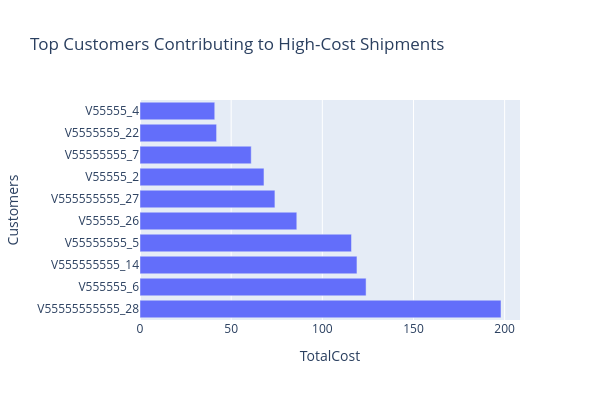

The cell this chart's notebook holds for it:
### Code cell
customer_outliers = outliers.groupby("Customers")["TotalCost"].count().sort_values(ascending=False)
print(customer_outliers.head(10))
# Visualization
import plotly.express as px
top_customers = customer_outliers.head(10).reset_index()

fig = px.bar(
    top_customers,
    x="TotalCost",     
    y="Customers",
    orientation='h',
    title="Top Customers Contributing to High-Cost Shipments"
)
fig.update_layout(width=600, height=400)
fig.show()

### Figure 1 — Plotly figure (JSON) as saved in the notebook; plotly's stock layout.template omitted (floating-point values rounded to 4 significant figures)
{"data": [{"alignmentgroup": "True", "hovertemplate": "TotalCost=%{x}<br>Customers=%{y}<extra></extra>", "legendgroup": "", "marker": {"color": "#636efa", "pattern": {"shape": ""}}, "name": "", "offsetgroup": "", "orientation": "h", "showlegend": false, "textposition": "auto", "type": "bar", "x": [198, 124, 119, 116, 86, 74, 68, 61, 42, 41], "xaxis": "x", "y": ["V55555555555_28", "V555555_6", "V555555555_14", "V55555555_5", "V55555_26", "V555555555_27", "V55555_2", "V55555555_7", "V5555555_22", "V55555_4"], "yaxis": "y"}], "layout": {"barmode": "relative", "height": 400, "legend": {"tracegroupgap": 0}, "title": {"text": "Top Customers Contributing to High-Cost Shipments"}, "width": 600, "xaxis": {"anchor": "y", "autorange": true, "domain": [0, 1], "range": [0, 208.4], "title": {"text": "TotalCost"}, "type": "linear"}, "yaxis": {"anchor": "x", "autorange": true, "domain": [0, 1], "range": [-0.5, 9.5], "title": {"text": "Customers"}, "type": "category"}}}
